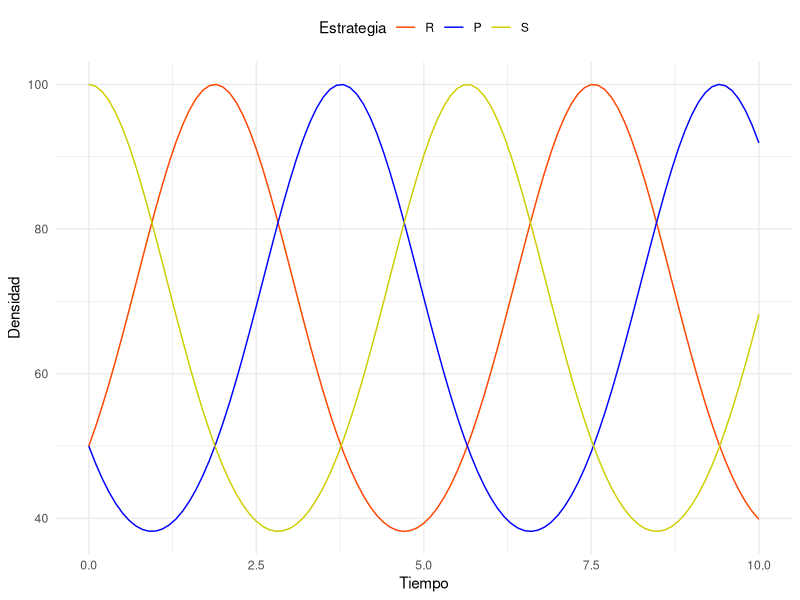

R code for this plot:
## ---- chunk 1
knitr::opts_chunk$set(echo = TRUE, cache = FALSE, warning = FALSE)
## ---- chunk 2
# Cargar librerías necesarias para la simulación
library(deSolve)
library(ggplot2)
library(tidyr)
## ---- chunk 3
# Número inicial de individuos para cada estrategia
densidad_inicial <- c(R = 50, P = 50, S = 100)

# Intervalo de 0 a 10
intervalo <- seq(0, 10, 0.1)
## ---- chunk 4
# Se modela la ecuación similar a Lotka-Volterra para el modelo de piedra-papel-tijera
rps <- function(tiempo, estado, parametros){
  with(as.list(c(estado, parametros)), {
    dR = R*S*w1 - R*P*w2
    dP = P*R*w2 - P*S*w3
    dS = S*P*w3 - S*R*w1
    return(list(c(dR, dP, dS)))
  })
}
## ---- chunk 5
# Establecer vector de grados de dominancia (interacciones equilibradas)
parametros <- c(w1 = 0.01, w2 = 0.01, w3 = 0.01)
## ---- chunk 6
# Resolver el sistema de EDO para el modelo piedra-papel-tijera
resultado <- ode(y = densidad_inicial, times = intervalo, func = rps, parms = parametros)
## ---- chunk 7
# Visualizar la matriz de valores de densidad
head(resultado, 10)
## ---- chunk 8
# Se convierten los datos en un data frame y se colocan los nombres de las estrategias en una columna y sus valores de densidad en otra
resultado_graficar <- resultado %>%
  as.data.frame() %>%
  pivot_longer(cols = 2:4, names_to = 'estrategia', values_to = 'densidad')

# Visualizar la matriz
head(resultado_graficar, 10)
## ---- chunk 9
# Gráfico de la dinámica de las estrategias R, P y S a lo largo del tiempo
ggplot(resultado_graficar, aes(x = time, y = densidad, color = factor(estrategia, levels = c('R','P','S')))) +
  geom_line() +
  labs(
    x = "Tiempo",
    y = "Densidad",
    color = "Estrategia"
    ) +
  scale_color_manual(values = c("R" = "orangered", "P" = "blue", "S" = "yellow3")) +
  theme_minimal() +
  theme(legend.position = "top", strip.text = element_blank())
